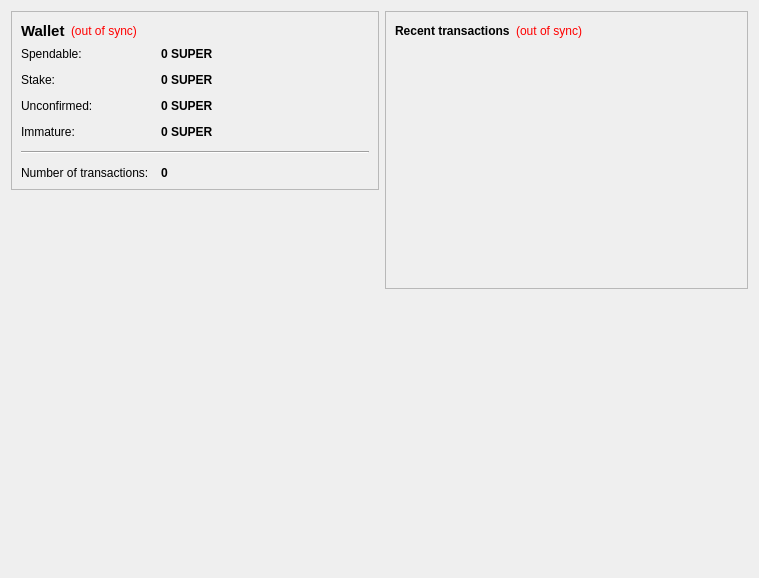
<?xml version="1.0" encoding="UTF-8"?>
<ui version="4.0">
 <class>OverviewPage</class>
 <widget class="QWidget" name="OverviewPage">
  <property name="geometry">
   <rect>
    <x>0</x>
    <y>0</y>
    <width>759</width>
    <height>578</height>
   </rect>
  </property>
  <property name="windowTitle">
   <string>Form</string>
  </property>
  <layout class="QHBoxLayout" name="horizontalLayout">
   <item>
    <layout class="QVBoxLayout" name="verticalLayout_2">
     <item>
      <widget class="QFrame" name="frame">
       <property name="frameShape">
        <enum>QFrame::StyledPanel</enum>
       </property>
       <property name="frameShadow">
        <enum>QFrame::Raised</enum>
       </property>
       <layout class="QVBoxLayout" name="verticalLayout_4">
        <item>
         <layout class="QHBoxLayout" name="horizontalLayout_4">
          <item>
           <widget class="QLabel" name="label_5">
            <property name="font">
             <font>
              <pointsize>11</pointsize>
              <weight>75</weight>
              <bold>true</bold>
             </font>
            </property>
            <property name="text">
             <string>Wallet</string>
            </property>
           </widget>
          </item>
          <item>
           <widget class="QLabel" name="labelWalletStatus">
            <property name="toolTip">
             <string>The displayed information may be out of date. Your wallet automatically synchronizes with the goldeneagle network after a connection is established, but this process has not completed yet.</string>
            </property>
            <property name="styleSheet">
             <string notr="true">QLabel { color: red; }</string>
            </property>
            <property name="text">
             <string notr="true">(out of sync)</string>
            </property>
            <property name="alignment">
             <set>Qt::AlignLeading|Qt::AlignLeft|Qt::AlignVCenter</set>
            </property>
           </widget>
          </item>
          <item>
           <spacer name="horizontalSpacer_2">
            <property name="orientation">
             <enum>Qt::Horizontal</enum>
            </property>
            <property name="sizeHint" stdset="0">
             <size>
              <width>40</width>
              <height>20</height>
             </size>
            </property>
           </spacer>
          </item>
         </layout>
        </item>
        <item>
         <layout class="QFormLayout" name="formLayout_2">
          <property name="fieldGrowthPolicy">
           <enum>QFormLayout::AllNonFixedFieldsGrow</enum>
          </property>
          <property name="horizontalSpacing">
           <number>12</number>
          </property>
          <property name="verticalSpacing">
           <number>12</number>
          </property>
          <item row="0" column="0">
           <widget class="QLabel" name="label">
            <property name="text">
             <string>Spendable:</string>
            </property>
           </widget>
          </item>
          <item row="0" column="1">
           <widget class="QLabel" name="labelBalance">
            <property name="font">
             <font>
              <weight>75</weight>
              <bold>true</bold>
             </font>
            </property>
            <property name="cursor">
             <cursorShape>IBeamCursor</cursorShape>
            </property>
            <property name="toolTip">
             <string>Your current spendable balance</string>
            </property>
            <property name="text">
             <string notr="true">0 SUPER</string>
            </property>
            <property name="textInteractionFlags">
             <set>Qt::LinksAccessibleByMouse|Qt::TextSelectableByKeyboard|Qt::TextSelectableByMouse</set>
            </property>
           </widget>
          </item>
          <item row="1" column="0">
           <widget class="QLabel" name="label_6">
            <property name="text">
             <string>Stake:</string>
            </property>
           </widget>
          </item>
          <item row="1" column="1">
           <widget class="QLabel" name="labelStake">
            <property name="font">
             <font>
              <weight>75</weight>
              <bold>true</bold>
             </font>
            </property>
            <property name="cursor">
             <cursorShape>IBeamCursor</cursorShape>
            </property>
            <property name="toolTip">
             <string>Total of coins that was staked, and do not yet count toward the current balance</string>
            </property>
            <property name="text">
             <string notr="true">0 SUPER</string>
            </property>
            <property name="textInteractionFlags">
             <set>Qt::LinksAccessibleByMouse|Qt::TextSelectableByKeyboard|Qt::TextSelectableByMouse</set>
            </property>
           </widget>
          </item>
          <item row="2" column="0">
           <widget class="QLabel" name="label_3">
            <property name="text">
             <string>Unconfirmed:</string>
            </property>
           </widget>
          </item>
          <item row="2" column="1">
           <widget class="QLabel" name="labelUnconfirmed">
            <property name="font">
             <font>
              <weight>75</weight>
              <bold>true</bold>
             </font>
            </property>
            <property name="cursor">
             <cursorShape>IBeamCursor</cursorShape>
            </property>
            <property name="toolTip">
             <string>Total of transactions that have yet to be confirmed, and do not yet count toward the current balance</string>
            </property>
            <property name="text">
             <string notr="true">0 SUPER</string>
            </property>
            <property name="textInteractionFlags">
             <set>Qt::LinksAccessibleByMouse|Qt::TextSelectableByKeyboard|Qt::TextSelectableByMouse</set>
            </property>
           </widget>
          </item>
          <item row="3" column="0">
           <widget class="QLabel" name="labelImmatureText">
            <property name="text">
             <string>Immature:</string>
            </property>
           </widget>
          </item>
          <item row="3" column="1">
           <widget class="QLabel" name="labelImmature">
            <property name="font">
             <font>
              <weight>75</weight>
              <bold>true</bold>
             </font>
            </property>
            <property name="toolTip">
             <string>Mined balance that has not yet matured</string>
            </property>
            <property name="text">
             <string notr="true">0 SUPER</string>
            </property>
            <property name="textInteractionFlags">
             <set>Qt::LinksAccessibleByMouse|Qt::TextSelectableByKeyboard|Qt::TextSelectableByMouse</set>
            </property>
           </widget>
          </item>
          <item row="4" column="0" colspan="2">
           <widget class="Line" name="line">
            <property name="orientation">
             <enum>Qt::Horizontal</enum>
            </property>
           </widget>
          </item>
          <item row="5" column="0">
           <widget class="QLabel" name="label_2">
            <property name="text">
             <string>Number of transactions:</string>
            </property>
           </widget>
          </item>
          <item row="5" column="1">
           <widget class="QLabel" name="labelNumTransactions">
            <property name="font">
             <font>
              <weight>75</weight>
              <bold>true</bold>
             </font>
            </property>
            <property name="cursor">
             <cursorShape>IBeamCursor</cursorShape>
            </property>
            <property name="toolTip">
             <string>Total number of transactions in wallet</string>
            </property>
            <property name="text">
             <string notr="true">0</string>
            </property>
            <property name="textInteractionFlags">
             <set>Qt::LinksAccessibleByMouse|Qt::TextSelectableByKeyboard|Qt::TextSelectableByMouse</set>
            </property>
           </widget>
          </item>
         </layout>
        </item>
       </layout>
      </widget>
     </item>
     <item>
      <spacer name="verticalSpacer">
       <property name="orientation">
        <enum>Qt::Vertical</enum>
       </property>
       <property name="sizeHint" stdset="0">
        <size>
         <width>368</width>
         <height>13</height>
        </size>
       </property>
      </spacer>
     </item>
     <item>
      <widget class="QLabel" name="label_6">
       <property name="minimumSize">
        <size>
         <width>321</width>
         <height>301</height>
        </size>
       </property>
       <property name="text">
        <string/>
       </property>
       <property name="pixmap">
        <pixmap resource="../bitcoin.qrc">:/images/backg</pixmap>
       </property>
       <property name="scaledContents">
        <bool>false</bool>
       </property>
       <property name="alignment">
        <set>Qt::AlignCenter</set>
       </property>
       <property name="margin">
        <number>-2</number>
       </property>
      </widget>
     </item>
    </layout>
   </item>
   <item>
    <layout class="QVBoxLayout" name="verticalLayout_3">
     <item>
      <widget class="QFrame" name="frame_2">
       <property name="frameShape">
        <enum>QFrame::StyledPanel</enum>
       </property>
       <property name="frameShadow">
        <enum>QFrame::Raised</enum>
       </property>
       <layout class="QVBoxLayout" name="verticalLayout">
        <item>
         <layout class="QHBoxLayout" name="horizontalLayout_2">
          <item>
           <widget class="QLabel" name="label_4">
            <property name="text">
             <string>&lt;b&gt;Recent transactions&lt;/b&gt;</string>
            </property>
           </widget>
          </item>
          <item>
           <widget class="QLabel" name="labelTransactionsStatus">
            <property name="toolTip">
             <string>The displayed information may be out of date. Your wallet automatically synchronizes with the goldeneagle network after a connection is established, but this process has not completed yet.</string>
            </property>
            <property name="styleSheet">
             <string notr="true">QLabel { color: red; }</string>
            </property>
            <property name="text">
             <string notr="true">(out of sync)</string>
            </property>
            <property name="alignment">
             <set>Qt::AlignRight|Qt::AlignTrailing|Qt::AlignVCenter</set>
            </property>
           </widget>
          </item>
          <item>
           <spacer name="horizontalSpacer">
            <property name="orientation">
             <enum>Qt::Horizontal</enum>
            </property>
            <property name="sizeHint" stdset="0">
             <size>
              <width>40</width>
              <height>20</height>
             </size>
            </property>
           </spacer>
          </item>
         </layout>
        </item>
        <item>
         <widget class="QListView" name="listTransactions">
          <property name="styleSheet">
           <string notr="true">QListView { background: transparent; }</string>
          </property>
          <property name="frameShape">
           <enum>QFrame::NoFrame</enum>
          </property>
          <property name="verticalScrollBarPolicy">
           <enum>Qt::ScrollBarAlwaysOff</enum>
          </property>
          <property name="horizontalScrollBarPolicy">
           <enum>Qt::ScrollBarAlwaysOff</enum>
          </property>
          <property name="selectionMode">
           <enum>QAbstractItemView::NoSelection</enum>
          </property>
         </widget>
        </item>
       </layout>
      </widget>
     </item>
     <item>
      <spacer name="verticalSpacer_2">
       <property name="orientation">
        <enum>Qt::Vertical</enum>
       </property>
       <property name="sizeHint" stdset="0">
        <size>
         <width>20</width>
         <height>40</height>
        </size>
       </property>
      </spacer>
     </item>
    </layout>
   </item>
  </layout>
 </widget>
 <resources>
  <include location="../bitcoin.qrc"/>
 </resources>
 <connections/>
</ui>
